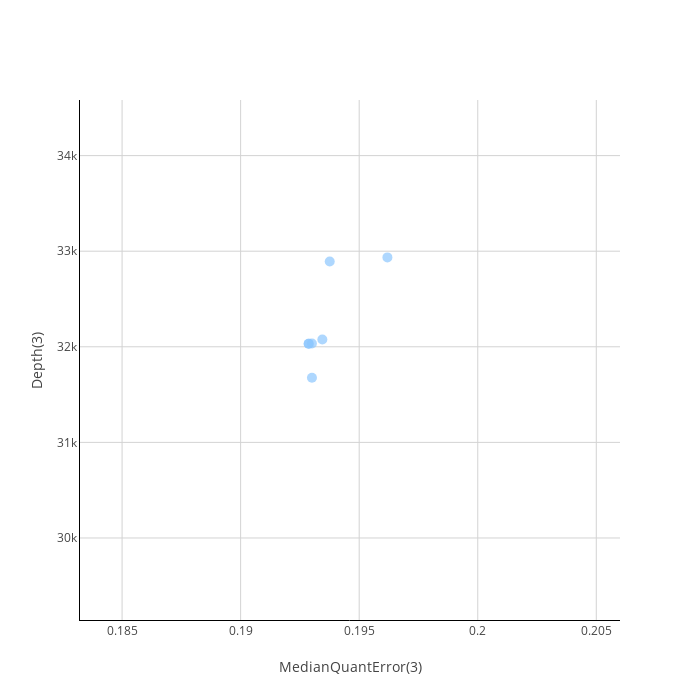

Notebook code for this chart:
### Code cell
plot = plot_performance_metrics(
    all_datapoints, subset=subset_hashes_MaxQuantVersions, min_quant=3, subset_col="intermediate_hash", autoscale=True
)
plot

### Figure 1 — Plotly figure (JSON) as saved in the notebook; plotly's stock layout.template omitted (floating-point values rounded to 4 significant figures)
{"data": [{"hovertext": ["ProteoBench ID: MaxQuant_20250725_123535<br>Software tool: MaxQuant 1.5.2.8<br>Comment (private submission): ...", "ProteoBench ID: MaxQuant_20250725_123712<br>Software tool: MaxQuant 2.1.4.0<br>Comment (private submission): ...", "ProteoBench ID: MaxQuant_20250725_123757<br>Software tool: MaxQuant 2.5.1.0<br>Comment (private submission): ...", "ProteoBench ID: MaxQuant_20250725_124005<br>Software tool: MaxQuant 2.1.3.0<br>Comment (private submission): ...", "ProteoBench ID: MaxQuant_20250725_124127<br>Software tool: MaxQuant 1.5.8.2<br>Comment (private submission): ...", "ProteoBench ID: MaxQuant_20250725_124144<br>Software tool: MaxQuant 1.6.3.3<br>Comment (private submission): ...", "ProteoBench ID: MaxQuant_20250725_124421<br>Software tool: MaxQuant 1.5.3.30<br>Comment (private submission): ..."], "marker": {"color": ["#8bc6fd", "#8bc6fd", "#8bc6fd", "#8bc6fd", "#8bc6fd", "#8bc6fd", "#8bc6fd"], "showscale": false, "size": [10, 10, 10, 10, 10, 10, 10]}, "mode": "markers", "name": "MaxQuant", "type": "scatter", "x": [0.1962, 0.1929, 0.193, 0.1929, 0.193, 0.1934, 0.1938], "y": [32935, 32032, 32034, 32032, 31676, 32077, 32892]}], "layout": {"annotations": [{"font": {"color": "rgba(0,0,0,0.1)", "size": 50}, "showarrow": false, "text": "", "x": 0.5, "xref": "paper", "y": 0.5, "yref": "paper"}], "clickmode": "event+select", "height": 700, "width": 700, "xaxis": {"gridcolor": "lightgray", "gridwidth": 1, "linecolor": "black", "range": [0.1832, 0.206], "showgrid": true, "title": {"text": "MedianQuantError(3)"}}, "yaxis": {"gridcolor": "lightgray", "gridwidth": 1, "linecolor": "black", "range": [29140.0, 34580.0], "showgrid": true, "title": {"text": "Depth(3)"}}}}
